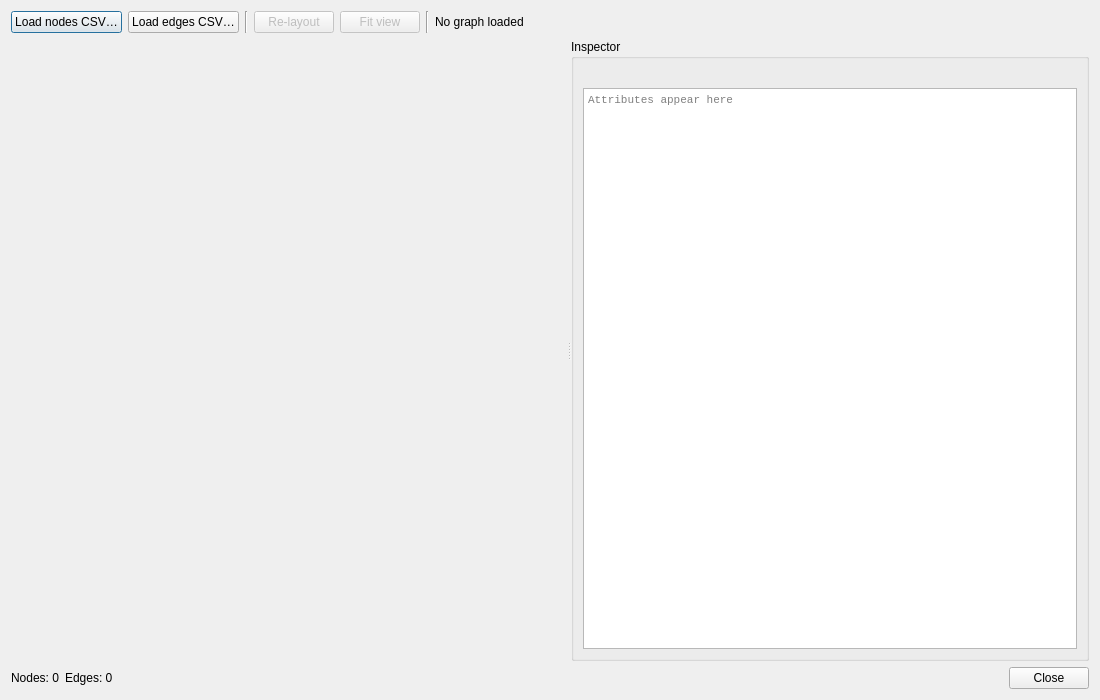
<?xml version="1.0" encoding="UTF-8"?>
<ui version="4.0">
 <class>GraphPanelDlg</class>
 <widget class="QDialog" name="GraphPanelDlg">
  <property name="geometry">
   <rect><x>0</x><y>0</y><width>1100</width><height>700</height></rect>
  </property>
  <property name="windowTitle">
   <string>Graph Panel — BatGraph F8</string>
  </property>
  <layout class="QVBoxLayout" name="mainLayout" stretch="0,1,0">

   <!-- Toolbar row -->
   <item>
    <layout class="QHBoxLayout" name="toolbarLayout">
     <item>
      <widget class="QPushButton" name="loadNodesButton">
       <property name="text"><string>Load nodes CSV…</string></property>
       <property name="toolTip"><string>Load a nodes CSV file (label, x, y, z, [NodeType, ...])</string></property>
      </widget>
     </item>
     <item>
      <widget class="QPushButton" name="loadEdgesButton">
       <property name="text"><string>Load edges CSV…</string></property>
       <property name="toolTip"><string>Load an edges CSV file (FromNode, ToNode, EdgeType, ...)</string></property>
      </widget>
     </item>
     <item>
      <widget class="QFrame" name="sep1">
       <property name="frameShape"><enum>QFrame::VLine</enum></property>
       <property name="frameShadow"><enum>QFrame::Sunken</enum></property>
      </widget>
     </item>
     <item>
      <widget class="QPushButton" name="relayoutButton">
       <property name="text"><string>Re-layout</string></property>
       <property name="toolTip"><string>Re-run force-directed layout</string></property>
       <property name="enabled"><bool>false</bool></property>
      </widget>
     </item>
     <item>
      <widget class="QPushButton" name="fitButton">
       <property name="text"><string>Fit view</string></property>
       <property name="toolTip"><string>Fit entire graph in view</string></property>
       <property name="enabled"><bool>false</bool></property>
      </widget>
     </item>
     <item>
      <widget class="QFrame" name="sep2">
       <property name="frameShape"><enum>QFrame::VLine</enum></property>
       <property name="frameShadow"><enum>QFrame::Sunken</enum></property>
      </widget>
     </item>
     <item>
      <widget class="QLabel" name="statusLabel">
       <property name="text"><string>No graph loaded</string></property>
       <property name="alignment"><set>Qt::AlignLeft|Qt::AlignVCenter</set></property>
      </widget>
     </item>
     <item>
      <spacer name="toolbarSpacer">
       <property name="orientation"><enum>Qt::Horizontal</enum></property>
       <property name="sizeHint" stdset="0"><size><width>40</width><height>20</height></size></property>
      </spacer>
     </item>
    </layout>
   </item>

   <!-- Main area: graph canvas + inspector -->
   <item>
    <widget class="QSplitter" name="mainSplitter">
     <property name="orientation"><enum>Qt::Horizontal</enum></property>
     <property name="childrenCollapsible"><bool>false</bool></property>

     <!-- Graph canvas placeholder — GraphView added programmatically -->
     <widget class="QWidget" name="graphContainer">
      <property name="sizePolicy">
       <sizepolicy hsizetype="Expanding" vsizetype="Expanding">
        <horstretch>3</horstretch><verstretch>0</verstretch>
       </sizepolicy>
      </property>
     </widget>

     <!-- Inspector panel -->
     <widget class="QGroupBox" name="inspectorGroup">
      <property name="title"><string>Inspector</string></property>
      <property name="sizePolicy">
       <sizepolicy hsizetype="Preferred" vsizetype="Expanding">
        <horstretch>1</horstretch><verstretch>0</verstretch>
       </sizepolicy>
      </property>
      <property name="minimumWidth"><number>220</number></property>
      <layout class="QVBoxLayout" name="inspectorLayout">
       <item>
        <widget class="QLabel" name="inspectorTitleLabel">
         <property name="text"><string><i>Click a node or edge</i></string></property>
         <property name="wordWrap"><bool>true</bool></property>
        </widget>
       </item>
       <item>
        <widget class="QPlainTextEdit" name="inspectorText">
         <property name="readOnly"><bool>true</bool></property>
         <property name="placeholderText"><string>Attributes appear here</string></property>
         <property name="font">
          <font><family>Courier New</family><pointsize>8</pointsize></font>
         </property>
        </widget>
       </item>
      </layout>
     </widget>

    </widget>
   </item>

   <!-- Status bar row -->
   <item>
    <layout class="QHBoxLayout" name="bottomLayout">
     <item>
      <widget class="QLabel" name="nodeCountLabel">
       <property name="text"><string>Nodes: 0</string></property>
      </widget>
     </item>
     <item>
      <widget class="QLabel" name="edgeCountLabel">
       <property name="text"><string>Edges: 0</string></property>
      </widget>
     </item>
     <item>
      <widget class="QLabel" name="unlabelledCountLabel">
       <property name="text"><string></string></property>
      </widget>
     </item>
     <item>
      <spacer name="bottomSpacer">
       <property name="orientation"><enum>Qt::Horizontal</enum></property>
       <property name="sizeHint" stdset="0"><size><width>40</width><height>20</height></size></property>
      </spacer>
     </item>
     <item>
      <widget class="QPushButton" name="closeButton">
       <property name="text"><string>Close</string></property>
      </widget>
     </item>
    </layout>
   </item>

  </layout>
 </widget>
 <resources/>
 <connections/>
</ui>
